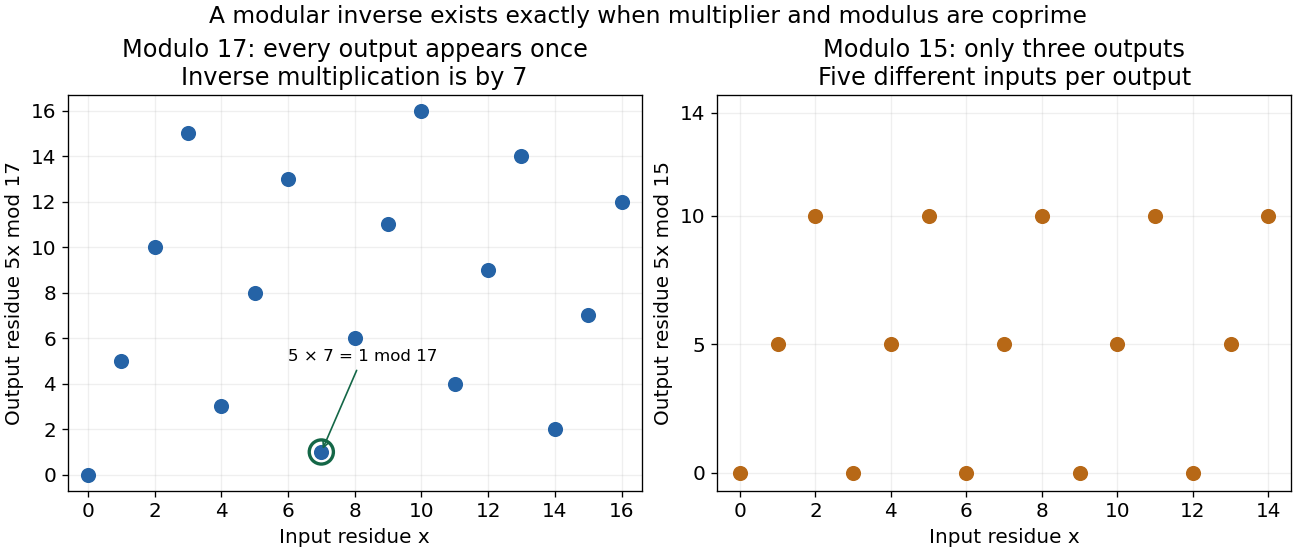

Source code (Python):
"""Plot exact reversible and many-to-one modular multiplication maps."""

from pathlib import Path
import matplotlib.pyplot as plt
import numpy as np


def main():
    x17 = np.arange(17)
    y17 = 5 * x17 % 17
    x15 = np.arange(15)
    y15 = 5 * x15 % 15
    assert set(y17.tolist()) == set(x17.tolist())
    assert set(y15.tolist()) == {0, 5, 10}
    assert np.array_equal(7 * y17 % 17, x17)
    assert set(x15[y15 == 10].tolist()) == {2, 5, 8, 11, 14}
    plt.rcParams.update({'font.size': 12})
    fig, axes = plt.subplots(1, 2, figsize=(10.8, 4.6), layout='constrained', facecolor='white')
    for ax, n, xs, ys, color in [(axes[0], 17, x17, y17, '#2563a6'),
                               (axes[1], 15, x15, y15, '#b76816')]:
        ax.scatter(xs, ys, s=65, color=color, zorder=3)
        ax.set(xlabel='Input residue x', ylabel=f'Output residue 5x mod {n}',
               xlim=(-.6, n - .4), ylim=(-.7, n - .3),
               xticks=np.arange(0, n, 2), yticks=np.arange(0, n, 2))
        ax.grid(alpha=.2)
    axes[0].set_title('Modulo 17: every output appears once\nInverse multiplication is by 7')
    axes[0].scatter([7], [1], s=210, facecolor='none', edgecolor='#146747', linewidth=2, zorder=4)
    axes[0].annotate('5 × 7 = 1 mod 17', (7, 1), xytext=(6, 5), fontsize=10,
                     arrowprops={'arrowstyle': '->', 'color': '#146747'})
    axes[1].set_title('Modulo 15: only three outputs\nFive different inputs per output')
    axes[1].set_yticks([0, 5, 10, 14])
    fig.suptitle('A modular inverse exists exactly when multiplier and modulus are coprime', fontsize=14)
    fig.savefig(Path.cwd() / 'modular-inverse-permutations.png', dpi=120, facecolor='white')
    plt.close(fig)


if __name__ == '__main__':
    main()
